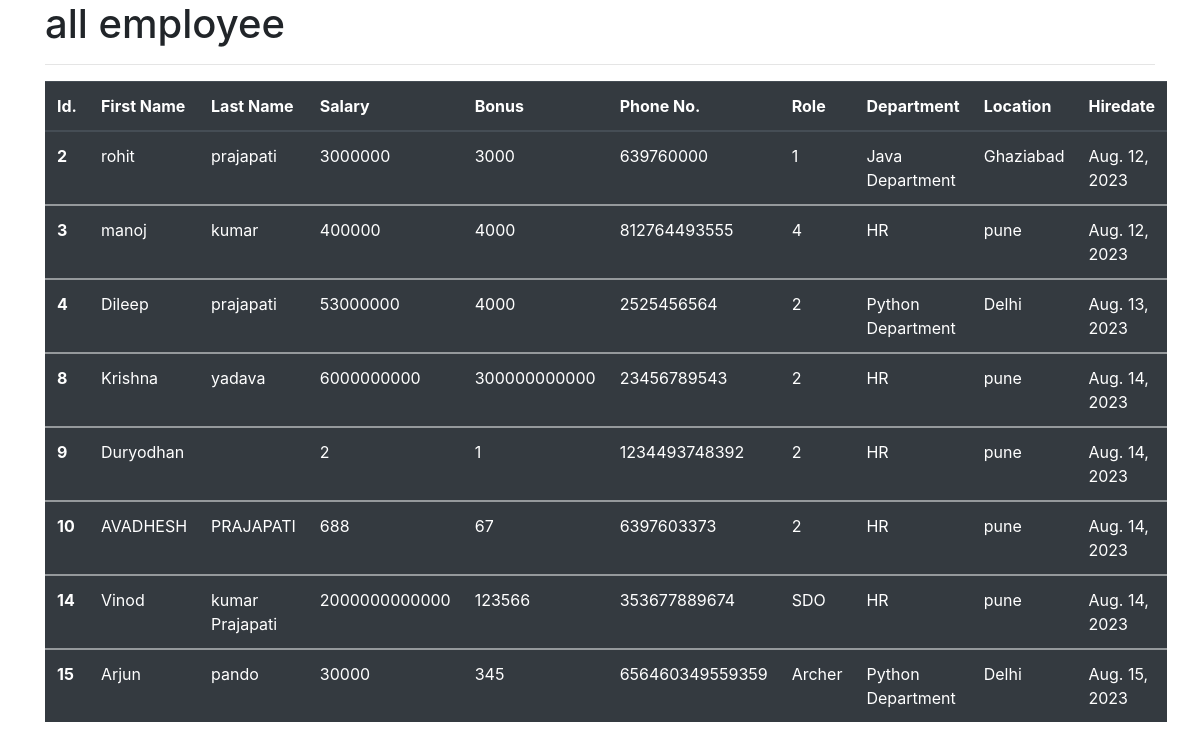
The app's page /all_emp with its own data.
### emp_app/models.py (models this page shows, shortened)
class Employee(models.Model):
    first_name = models.CharField(max_length=100, null=False)
    last_name = models.CharField(max_length=100)
    dept = models.ForeignKey(Department, on_delete=models.CASCADE)
    salary = models.IntegerField(default=0)
    bonus = models.IntegerField(default=0)
    role = models.CharField(max_length=100)
    """role = models.ForeignKey(Role, on_delete=models.CASCADE)"""
    phone = models.IntegerField(default=0)
    hire_date = models.DateField()

class Department(models.Model):
    name = models.CharField(max_length=100, null=False)
    location = models.CharField(max_length=100, null=False)

### emp_app/views.py (the view)
# urls.py: path('all_emp', views.all_emp, name='all_emp'),
def all_emp(request):
    emps = Employee.objects.all()
    context = {
        'emps': emps
    }
    return render(request, 'all_emp.html', context)

### emp_app/templates/all_emp.html (shortened to what this page needs)
<!DOCTYPE html>
<html lang="en">
  <head>
    <link
      rel="stylesheet"
      href="https://cdn.jsdelivr.net/npm/bootstrap@4.6.2/dist/css/bootstrap.min.css"
    />
  </head>
  <body>
    <div class="container">
      <h1>all employee</h1>
      <hr />
      <table class="table table-dark">
        <thead>
          <tr>
            <th scope="col">Id.</th>
            <th scope="col">First Name</th>
            <th scope="col">Last Name</th>
            <th scope="col">Salary</th>
            <th scope="col">Bonus</th>
            <th scope="col">Phone No.</th>
            <th scope="col">Role</th>
            <th scope="col">Department</th>
            <th scope="col">Location</th>
            <th scope="col">Hiredate</th>
          </tr>
        </thead>
        {% for emp in emps %}
        <tbody>
          <tr>
            <th scope="row">{{emp.id}}</th>
            <td>{{emp.first_name}}</td>
            <td>{{emp.last_name}}</td>
            <td>{{emp.salary}}</td>
            <td>{{emp.bonus}}</td>
            <td>{{emp.phone}}</td>
            <td>{{emp.role}}</td>
            <td>{{emp.dept.name}}</td>
            <td>{{emp.dept.location}}</td>
            <td>{{emp.hire_date}}</td>
          </tr>
        </tbody>
        {% endfor %}
      </table>
    </div>
  </body>
</html>

### records on screen
Employee: id "2", first_name "rohit", last_name "prajapati", salary "3000000", bonus "3000", phone "639760000", role "1", dept.name "Java Department", dept.location "Ghaziabad", hire_date "Aug. 12, 2023"
Employee: id "3", first_name "manoj", last_name "kumar", salary "400000", bonus "4000", phone "812764493555", role "4", dept.name "HR", dept.location "pune", hire_date "Aug. 12, 2023"
Employee: id "4", first_name "Dileep", last_name "prajapati", salary "53000000", bonus "4000", phone "2525456564", role "2", dept.name "Python Department", dept.location "Delhi", hire_date "Aug. 13, 2023"
Employee: id "8", first_name "Krishna", last_name "yadava", salary "6000000000", bonus "300000000000", phone "23456789543", role "2", dept.name "HR", dept.location "pune", hire_date "Aug. 14, 2023"
Employee: id "9", first_name "Duryodhan", salary "2", bonus "1", phone "1234493748392", role "2", dept.name "HR", dept.location "pune", hire_date "Aug. 14, 2023"
Employee: id "10", first_name "AVADHESH", last_name "PRAJAPATI", salary "688", bonus "67", phone "6397603373", role "2", dept.name "HR", dept.location "pune", hire_date "Aug. 14, 2023"
Employee: id "14", first_name "Vinod", last_name "kumar Prajapati", salary "2000000000000", bonus "123566", phone "353677889674", role "SDO", dept.name "HR", dept.location "pune", hire_date "Aug. 14, 2023"
Employee: id "15", first_name "Arjun", last_name "pando", salary "30000", bonus "345", phone "656460349559359", role "Archer", dept.name "Python Department", dept.location "Delhi", hire_date "Aug. 15, 2023"
